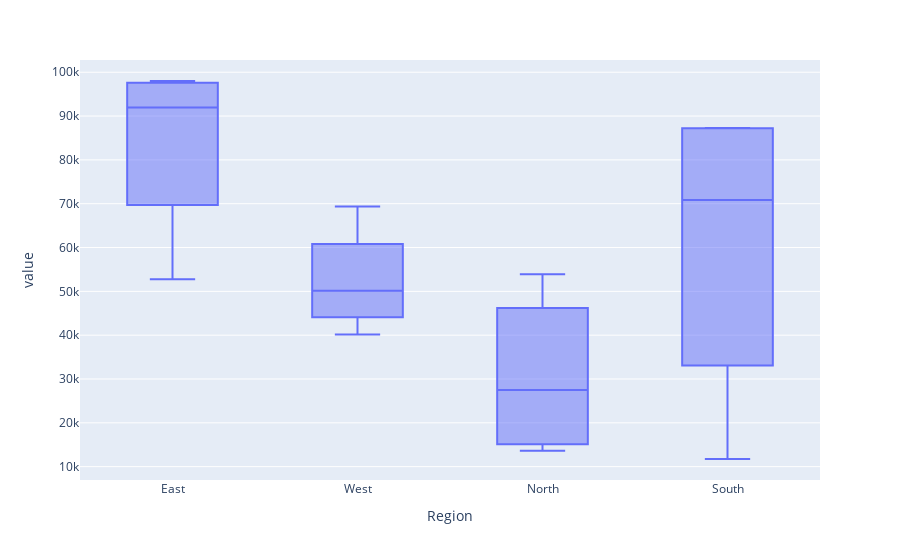

Notebook code for this chart:
### Code cell
data.plot.box()

### Figure 1 — Plotly figure (JSON) as saved in the notebook; plotly's stock layout.template omitted (floating-point values rounded to 4 significant figures)
{"data": [{"alignmentgroup": "True", "hovertemplate": "Region=%{x}<br>value=%{y}<extra></extra>", "legendgroup": "", "marker": {"color": "#636efa"}, "name": "", "notched": false, "offsetgroup": "", "orientation": "v", "showlegend": false, "type": "box", "x": ["East", "East", "East", "East", "West", "West", "West", "West", "North", "North", "North", "North", "South", "South", "South", "South"], "x0": " ", "xaxis": "x", "y": [98000.0, 52770.0, 97230.0, 86670.0, 40130.0, 48040.0, 52230.0, 69380.0, 38440.0, 53930.0, 16600.0, 13610.0, 87290.0, 87210.0, 11750.0, 54450.0], "y0": " ", "yaxis": "y"}], "layout": {"autosize": true, "boxmode": "group", "legend": {"tracegroupgap": 0}, "margin": {"t": 60}, "xaxis": {"anchor": "y", "autorange": true, "domain": [0, 1], "range": [-0.5, 3.5], "title": {"text": "Region"}, "type": "category"}, "yaxis": {"anchor": "x", "autorange": true, "domain": [0, 1], "range": [6953.0, 102800.0], "title": {"text": "value"}, "type": "linear"}}}
